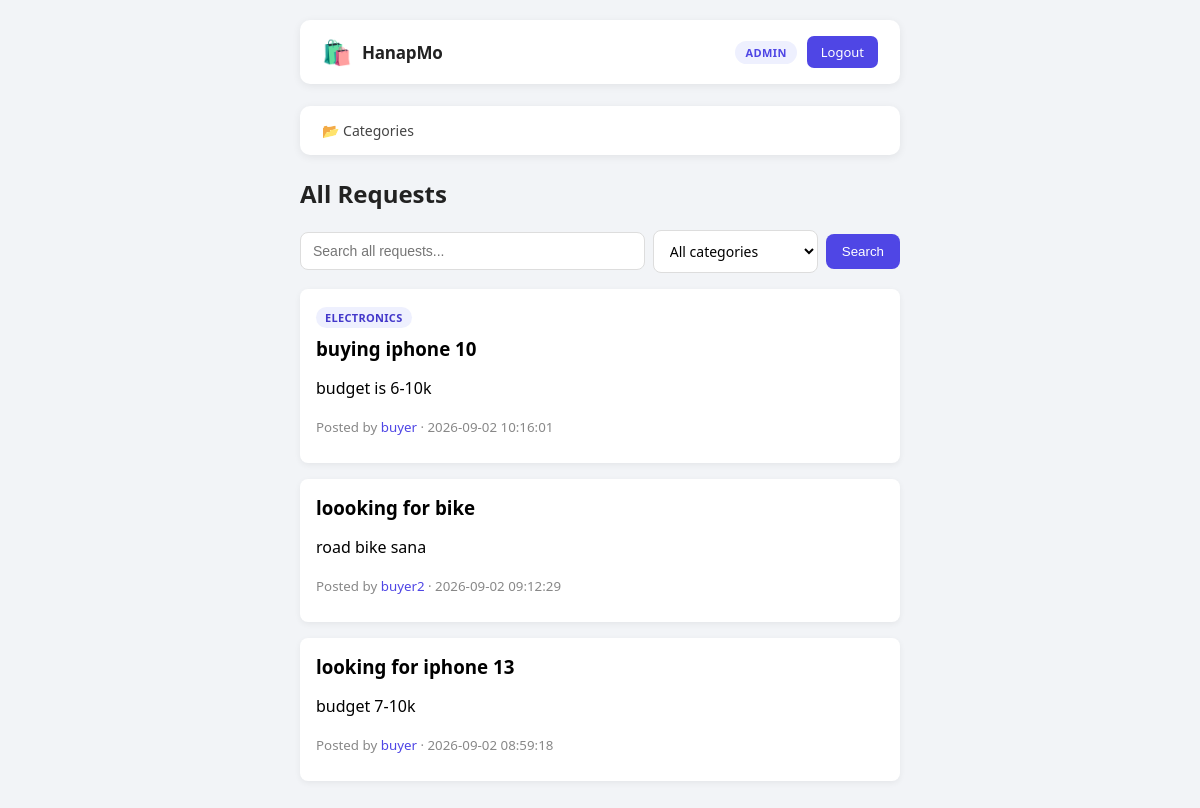
Page /feed.php (signed in) on the committed database.
### tables this page shows
CREATE TABLE `posts` (
  `id` int(11) NOT NULL,
  `buyer_id` int(11) NOT NULL,
  `title` varchar(150) NOT NULL,
  `description` text NOT NULL,
  `created_at` timestamp NOT NULL DEFAULT current_timestamp(),
  `category_id` int(11) DEFAULT NULL
);

CREATE TABLE `categories` (
  `id` int(11) NOT NULL,
  `name` varchar(60) NOT NULL
);

CREATE TABLE `users` (
  `id` int(11) NOT NULL,
  `username` varchar(50) NOT NULL,
  `password` varchar(255) NOT NULL,
  `role` varchar(20) NOT NULL,
  `avatar` varchar(255) DEFAULT NULL,
  `bio` text DEFAULT NULL,
  `phone` varchar(30) DEFAULT NULL,
  `location` varchar(120) DEFAULT NULL
);

### feed.php (the view, shortened to what this page needs)
<?php
require "config.php";
$q = trim($_GET["q"] ?? "");
$where = [];
$params = [];
$whereSql = $where ? "WHERE " . implode(" AND ", $where) : "";
$stmt = $pdo->prepare("
  SELECT p.*, u.username AS buyer_name, c.name AS category_name
  FROM posts p
  JOIN users u ON u.id = p.buyer_id
  LEFT JOIN categories c ON c.id = p.category_id
  $whereSql
  ORDER BY p.created_at DESC
");
$stmt->execute($params);
$posts = $stmt->fetchAll(PDO::FETCH_ASSOC);
?>
<!DOCTYPE html>
<html>
<head>
  <link rel="stylesheet" href="Styles/feed.css">
</head>
<body class="wide">
<div class="page">
  <?php include "header.php"; ?>
  <h2>All Requests</h2>
  <form method="GET" class="search-bar">
    <input type="text" name="q" placeholder="Search all requests..." value="<?= htmlspecialchars($q) ?>">
    <select name="category_id" onchange="this.form.submit()">
      <option value="">All categories</option>
    </select>
    <button type="submit">Search</button>
  </form>
  <?php foreach ($posts as $post): ?>
    <div class="post-card">
      <?php if ($post['category_name']): ?><span class="tag"><?= htmlspecialchars($post['category_name']) ?></span><?php endif; ?>
      <h3><?= htmlspecialchars($post["title"]) ?></h3>
      <p><?= nl2br(htmlspecialchars($post["description"])) ?></p>
      <small>Posted by <a href="view_profile.php?id=<?= $post['buyer_id'] ?>"><?= htmlspecialchars($post["buyer_name"]) ?></a> · <?= $post["created_at"] ?></small><br>
    </div>
  <?php endforeach; ?>
</div>
</body>
</html>

### header.php (shortened to what this page needs)
<?php
$role = $_SESSION["role"];
$currentPage = basename($_SERVER["PHP_SELF"]);
?>
<div class="nav">
  <div class="nav-brand">
    <span class="nav-logo">🛍️</span>
    <span class="nav-title">HanapMo</span>
  </div>
  <div class="nav-user">
    <span class="nav-role"><?= htmlspecialchars(ucfirst($_SESSION["role"])) ?></span>
    <a href="logout.php" class="nav-logout">Logout</a>
  </div>
</div>
<div class="nav-secondary">
  <?php if ($role === "admin"): ?>
    <a href="admin.php" class="<?= $currentPage === "admin.php" ? "active" : "" ?>">📂 Categories</a>
  <?php endif; ?>
</div>

### Styles/feed.css (style rules this page uses)
a { color: #4f46e5; text-decoration: none; }
.nav { display: flex; justify-content: space-between; align-items: center; background: #fff; padding: 16px 22px; border-radius: 10px; margin-bottom: 22px; box-shadow: 0 2px 8px rgba(0,0,0,0.07); flex-wrap: wrap; gap: 10px; }
.nav-brand { display: flex; align-items: center; gap: 10px; }
.nav-logo { font-size: 24px; line-height: 1; }
.nav-title { font-size: 17px; font-weight: 700; color: #222; letter-spacing: -0.2px; }
.nav-user { display: flex; align-items: center; gap: 10px; flex-wrap: wrap; }
.nav-role { font-size: 11px; font-weight: 600; text-transform: uppercase; letter-spacing: 0.4px; color: #4f46e5; background: #eef0fe; padding: 4px 10px; border-radius: 20px; }
.nav-logout { font-size: 13px; font-weight: 500; color: #fff; background: #4f46e5; padding: 7px 14px; border-radius: 7px; text-decoration: none; }
* { box-sizing: border-box; }
body.wide { font-family: 'Segoe UI', Arial, sans-serif; align-items: flex-start; background: #f2f4f7; margin: 0; min-height: 100vh; }
.page { width: 100%; max-width: 640px; margin: 0 auto; padding: 20px; }
h2 { color: #222; }
.search-bar { display: flex; gap: 8px; align-items: center; margin-bottom: 16px; }
.search-bar input { flex: 1; padding: 10px 12px; border: 1px solid #ddd; border-radius: 8px; font-size: 14px; }
.search-bar button { width: auto; padding: 10px 16px; background: #4f46e5; color: #fff; border: none; border-radius: 8px; cursor: pointer; }
.post-card { background: #fff; padding: 16px; border-radius: 8px; margin-bottom: 16px; box-shadow: 0 2px 6px rgba(0,0,0,0.06); text-align: left; position: relative; }
.post-card h3 { margin: 0 0 6px; }
.post-card small { color: #888; }
.tag { display: inline-block; font-size: 11px; font-weight: 600; text-transform: uppercase; letter-spacing: 0.3px; color: #4338ca; background: #eef0fe; padding: 3px 9px; border-radius: 20px; margin-bottom: 8px; }
.search-bar select, .post-form select { padding: 10px 12px; border: 1px solid #ddd; border-radius: 8px; font-size: 14px; background: #fff; font-family: inherit; }
.nav-secondary { display: flex; gap: 6px; background: #fff; padding: 8px; border-radius: 10px; margin-bottom: 22px; box-shadow: 0 2px 8px rgba(0,0,0,0.07); flex-wrap: wrap; }
.nav-secondary a { font-size: 14px; font-weight: 500; padding: 7px 14px; border-radius: 7px; color: #444; }

### rows in the picture
posts: category.name "ELECTRONICS", title "buying iphone 10", description "budget is 6-10k", buyer.username "buyer", created_at "2026-09-02 10:16:01"
posts: title "loooking for bike", description "road bike sana", buyer.username "buyer2", created_at "2026-09-02 09:12:29"
posts: title "looking for iphone 13", description "budget 7-10k", buyer.username "buyer", created_at "2026-09-02 08:59:18"

### other values in the picture
$_SESSION["role"] "ADMIN"
